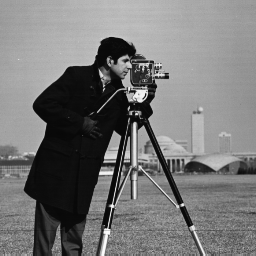
#> input picture Image/cameraman.tif, 256 x 256 px
$ jupyter execute --allow-errors HOG-JeJ.ipynb   (older library calls are emulated)
#> lines starting #> are read from the running program, lines starting #| are printed output that depends on the picture; after the words box and inside, x2 and y2 are one past the last pixel; in counts of white or black regions, pixels touching at a corner belong together
# Projet Histogram of oriented gradient

ref : https://www.analyticsvidhya.com/blog/2019/09/feature-engineering-images-introduction-hog-feature-descriptor/

[cell 1]
import matplotlib.pyplot as plt
import numpy as np
from math import pi, atan2
import cv2
import itertools
from scipy.ndimage.interpolation import shift

## 1 :  Preprocess the Data

We need to preprocess the image and bring down the width to height ratio to 1:2. The image size should preferably be 64 x 128. This is because we will be dividing the image into 8x8 and 16x16 patches to extract the features. Having the specified size (64 x 128) will make all our calculations pretty simple. In fact, this is the exact value used in the original paper.

[cell 2]
# faut mettre votre path !!

path_base = './Image/'
image = cv2.imread(path_base+'cameraman.tif',0)
#> image is the input picture: shape (256, 256); min 7, max 253, mean 118.7

plt.imshow(image,'gray')
plt.show()
print("taille de l'image : ", image.shape)
#| taille de l'image :  (256, 256)

[cell 3]
dsize= (64,128)
image_resized = cv2.resize(image, dsize, interpolation = cv2.INTER_AREA)
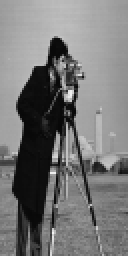
#> image_resized: shape (128, 64) (shown 2 times larger); min 8, max 243, mean 118.7

[cell 4]
plt.imshow(image_resized,'gray')
plt.show()
print("taille de l'image : ", image_resized.shape)
#| taille de l'image :  (128, 64)

## 2 : Calculating Gradients (direction x and y)

The next step is to calculate the gradient for every pixel in the image. Gradients are the small change in the x and y directions.

To determine the gradient (or change) in the x-direction, we need to subtract the value on the left from the pixel value on the right. Similarly, to calculate the gradient in the y-direction, we will subtract the pixel value below from the pixel value above the selected pixel.

This process will give us two new matrices – one storing gradients in the x-direction and the other storing gradients in the y direction.

[cell 5]
masque = np.array([[-1,0,1]])

#> (a cell that did not finish here is left out)

[cell 7]
def convolve_x(img, h):
    return cv2.filter2D(img, -1, h)
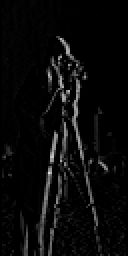
#> returned value: shape (128, 64) (shown 2 times larger); min 0, max 225, mean 9.7

def convolve_y(img, h):
    return cv2.filter2D(img, -1, h.T)
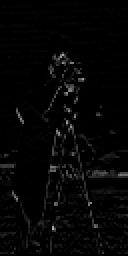
#> returned value: shape (128, 64) (shown 2 times larger); min 0, max 175, mean 5.4

[cell 8]
plt.imshow(convolve_x(image_resized, masque), 'gray')
plt.show()
plt.imshow(convolve_y(image_resized, masque), 'gray')
plt.show()

## 3 : Calculate the Magnitude and Orientation

For this step, we will be using the Pythagoras theorem (ça rappel pleins de souvenirs <3). Voir sur le site internet ça explique bien. Voici les formules :

Total Gradient Magnitude =  √[(Gx)2+(Gy)2]

Φ = atan(Gy / Gx)

[cell 9]
from numpy import arctan2

def magnitude_and_orientation(img):
    masque = np.array([[-1,0,1]])
    gx = convolve_x(img, masque)
    gy = convolve_y(img, masque.T)

    magnitude = np.sqrt(gx**2 + gy**2)
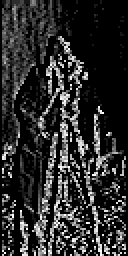
#> magnitude: shape (128, 64) float16 (shown 2 times larger); min 0, max 15.55, mean 2.67; drawn with min black and max white
    orientation = (arctan2(gy, gx) * 180 / np.pi) % 360
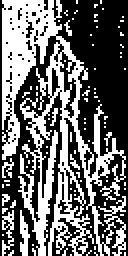
#> orientation: shape (128, 64) float32 (shown 2 times larger); values 0 (black) and 45 (white), 41.9% white; 85 white regions (81 under 20 px), largest, box (x1, y1, x2, y2) and area: (1, 0, 63, 128) 3049, (10, 105, 15, 128) 68, (1, 105, 7, 128) 63, (1, 79, 7, 89) 27

    print(np.unique(magnitude))
#| [ 0.     1.414  2.828  4.242  5.656  5.832  7.07   8.125  8.484  9.055
#|   9.9   10.68  11.31  11.4   11.664 12.086 12.73  13.34  13.93  14.14
#|  14.49  15.03  15.555]
    print(np.unique(orientation))
#| [ 0. 45.]

    return magnitude, orientation

[cell 10]
def mag_or(img):
    masque = np.array([[-1,0,1]])
    Mx = cv2.Sobel(img, cv2.CV_32F, 1, 0, ksize=1)
    My = cv2.Sobel(img, cv2.CV_32F, 0, 1, ksize=1)

    mag, angle = cv2.cartToPolar(Mx, My, angleInDegrees=True)

    return mag, angle

So now, for every pixel value, we have the total gradient (magnitude) and the orientation (direction). We need to generate the histogram using these gradients and orientations.

## 4 : Calculate Histogram of Gradients in 8×8 cells (9×1)

[cell 11]
hist_bins = np.array([0,20,40,60,80,100,120,140,160])
hist = np.zeros(9)
m, o = magnitude_and_orientation(image_resized)
rows,cols = image_resized.shape
#> rows = 128; cols = 64
for i in range(rows):
    for j in range(cols) :
        hist[int(np.floor(o[i][j]/20))] =+ m[i][j]
#> after the loop, hist = [0, 0, 0, 0, 0, 0, 0, 0, 0]

[cell 12]
hist
#> Out = [0, 0, 0, 0, 0, 0, 0, 0, 0]

$ run again, with Image/Homme.jpg saved as Image/cameraman.tif
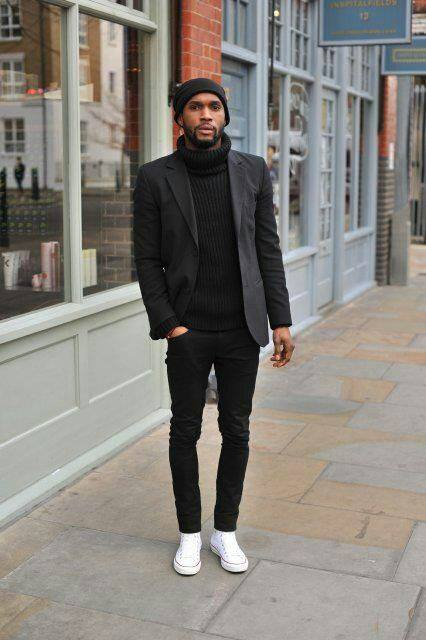
#> input picture Image/Homme.jpg, 426 x 640 px
#| taille de l'image :  (640, 426)
#| taille de l'image :  (128, 64)
#> in convolve_y, `return cv2.filter2D(img, -1, h.T)`:
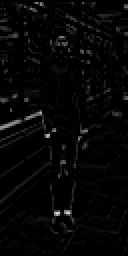
#> returned value: shape (128, 64) (shown 2 times larger); min 0, max 220, mean 6.1
#> in magnitude_and_orientation, `orientation = (arctan2(gy, gx) * 180 / np.pi) % 360`:
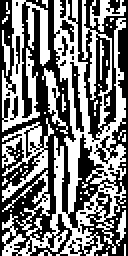
#> orientation: shape (128, 64) float32 (shown 2 times larger); values 0 (black) and 45 (white), 47.7% white in thin lines or dots
#| [ 0.     1.414  2.828  4.242  5.656  5.832  7.07   8.125  8.484  9.055
#|   9.9   10.68  11.31  11.4   11.664 12.086 12.73  13.34  13.93  14.14
#|  14.49  15.03  15.555]
#| [ 0. 45.]
#> after the loop `for i in range(rows):`: hist = [0, 0, 14.14, 0, 0, 0, 0, 0, 0]
